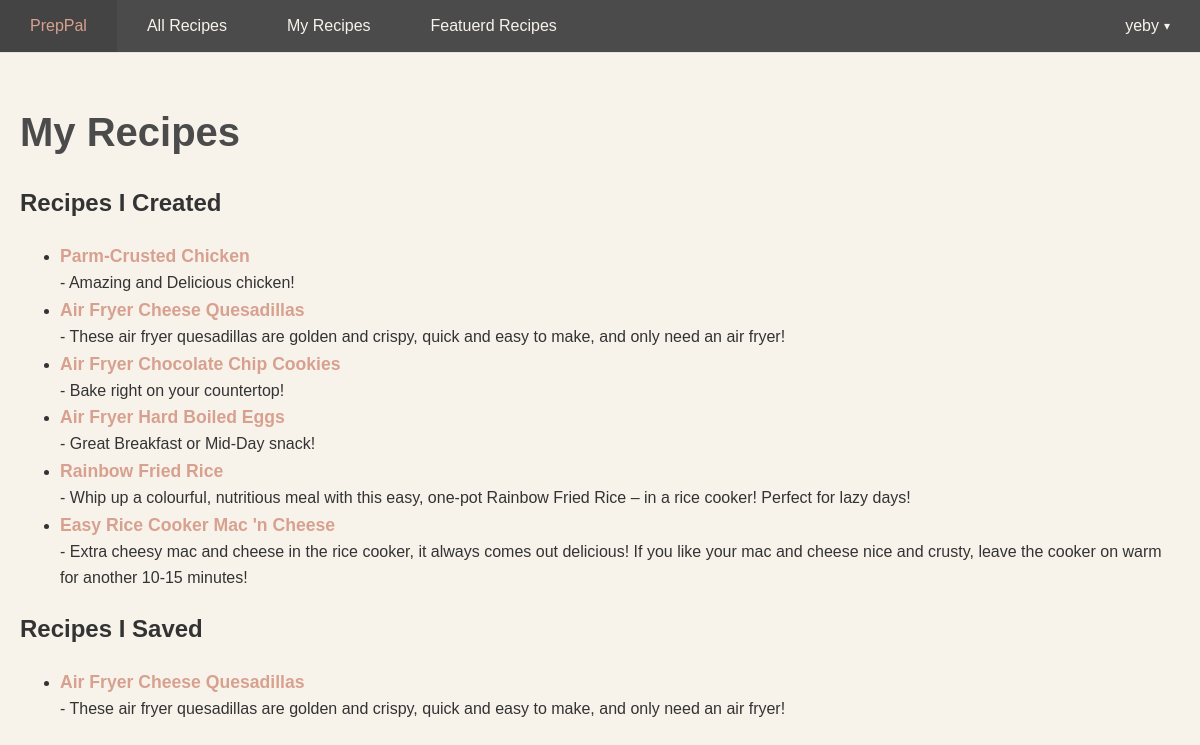
The page /my_recipes/ (signed in) on the database its author committed.
### core/models.py (models this page shows, shortened)
class Recipe(models.Model):
    name = models.CharField(max_length=50)
    short_desc = models.TextField(max_length=200)
    image = models.ImageField(upload_to='', null=True, blank=True)
    ingredients = models.TextField()
    instructions= models.TextField()
    cook_time = models.PositiveIntegerField()
    is_quick_meal = models.BooleanField(default=False)
    is_limited_appliances = models.BooleanField(default=False)
    is_vegetarian = models.BooleanField(default=False)
    user = models.ForeignKey(User, on_delete=models.CASCADE)

class SavedRecipe(models.Model):
    user = models.ForeignKey(User, on_delete=models.CASCADE)
    recipe = models.ForeignKey('Recipe', on_delete=models.CASCADE)

### core/views.py (the view)
# urls.py: path('my_recipes/', views.my_recipes, name='my_recipes'),
@login_required
def my_recipes(request):
    created_recipes = Recipe.objects.filter(user=request.user)
    saved_recipes = SavedRecipe.objects.filter(user=request.user)
    saved_recipe_ids = saved_recipes.values_list('recipe_id', flat=True)
    context = {
        'created_recipes': created_recipes,
        'saved_recipes': saved_recipes,
        'saved_recipe_ids': list(saved_recipe_ids),
    }
    return render(request, 'core/my_recipes.html', context)

### core/templates/core/my_recipes.html (shortened to what this page needs)
{% load static %}
<!DOCTYPE html>
<html>
    <head>
        <link rel="stylesheet" href="{% static 'core/styles.css' %}">
    </head>
    <body>
        {% include 'core/navbar.html' %}
        {% if user.is_authenticated %}
            <div class="main-content">
                <h1>My Recipes</h1>
                <h2>Recipes I Created</h2>
                <ul>
                    {% for recipe in created_recipes %}
                        <li>
                            <a href="{% url 'view_recipe' recipe.id %}">{{ recipe.name }}</a>
                        </li>
                        - {{ recipe.short_desc }}
                    {% empty %}
                        <p>You haven't created any recipes yet!</p>
                    {% endfor %}
                </ul>
                <h2>Recipes I Saved</h2>
                <ul>
                    {% for saved in saved_recipes %}
                        <li>
                            <a href="{% url 'view_recipe' saved.recipe.id %}">{{ saved.recipe.name }}</a>
                        </li>
                        - {{ saved.recipe.short_desc }}
                    {% empty %}
                        <p>You haven't saved any recipes yet!</p>
                    {% endfor %}
                </ul>
            </div>
        {% else %}
            <p>You cannot access this page without being logged in.</p>
        {% endif %}
    </body>
</html>

### core/templates/core/navbar.html (shortened to what this page needs)
<nav class="navbar">
    <div class="navbar-left">
        <a href="{% url 'main_page' %}">PrepPal</a>
        <a href="{% url 'recipe_list' %}">All Recipes</a>
        {% if user.is_authenticated %}
            <a href="{% url 'my_recipes' %}">My Recipes</a>
            <a href="{% url 'featured_recipes' %}">Featuerd Recipes</a>
        {% endif %}
    </div>
    <div class="navbar-right">
        {% if user.is_authenticated %}
            <div class="dropdown">
                <button class="dropbtn" onclick="toggleDropdown()">
                    {{ user.username }} <span class="arrow">&#9662;</span>
                </button>
            </div>
        {% else %}
            <a href="{% url 'login' %}">Login</a>
            <a href="{% url 'register' %}">Register</a>
        {% endif %}
    </div>
</nav>

### core/static/core/styles.css (style rules this page uses)
body { background-color: #F7F3EB; color: #333; margin: 0; font-family: Arial, Helvetica, sans-serif; line-height: 1.6; }
.main-content { padding: 20px; max-width: 1200px; margin: 0 auto; box-sizing: border-box; }
.main-content h1 { font-size: 2.5rem; font-weight: bold; color: #4B4B4B; margin-bottom: 20px; }
.main-content a { font-size: 1.1rem; color: #D8A18F; text-decoration: none; font-weight: bold; transition: color 0.3s, text-decoration 0.3s; }
.navbar { display: flex; justify-content: space-between; align-items: center; background-color: #4B4B4B; color: #F7F3EB; position: sticky; top: 0; z-index: 1000; border-bottom: 1px solid #E8E4D8; width: 100%; box-sizing: border-box; }
.navbar a { color: #F7F3EB; text-decoration: none; margin: 0px 0px; font-weight: 500; transition: color 0.3s; padding: 13px 30px; display: inline-block; }
.navbar-left { display: flex; align-items: center; }
.navbar-right { display: flex; align-items: center; }
.dropdown { position: relative; display: inline-block; }
.dropbtn { background-color: #4B4B4B; color: #F7F3EB; border: none; cursor: pointer; font-size: 16px; padding: 17px 30px; font-weight: 500; transition: color 0.3s; display: flex; align-items: center; }
.arrow { margin-left: 5px; font-size: 12px; }

### rows shown on the page
Recipe: name "Parm-Crusted Chicken", short_desc "Amazing and Delicious chicken!"
Recipe: name "Air Fryer Cheese Quesadillas", short_desc "These air fryer quesadillas are golden and crispy, quick and easy to make, and only need an air fryer!"
Recipe: name "Air Fryer Chocolate Chip Cookies", short_desc "Bake right on your countertop!"
Recipe: name "Air Fryer Hard Boiled Eggs", short_desc "Great Breakfast or Mid-Day snack!"
Recipe: name "Rainbow Fried Rice", short_desc "Whip up a colourful, nutritious meal with this easy, one-pot Rainbow Fried Rice – in a rice cooker! Perfect for lazy days!"
Recipe: name "Easy Rice Cooker Mac 'n Cheese", short_desc "Extra cheesy mac and cheese in the rice cooker, it always comes out delicious! If you like your mac and cheese nice and crusty, leave the cooker on warm for another 10-15 minutes!"
SavedRecipe: recipe.name "Air Fryer Cheese Quesadillas", recipe.short_desc "These air fryer quesadillas are golden and crispy, quick and easy to make, and only need an air fryer!"

### other values the page prints
{{ user.username }} "yeby"
